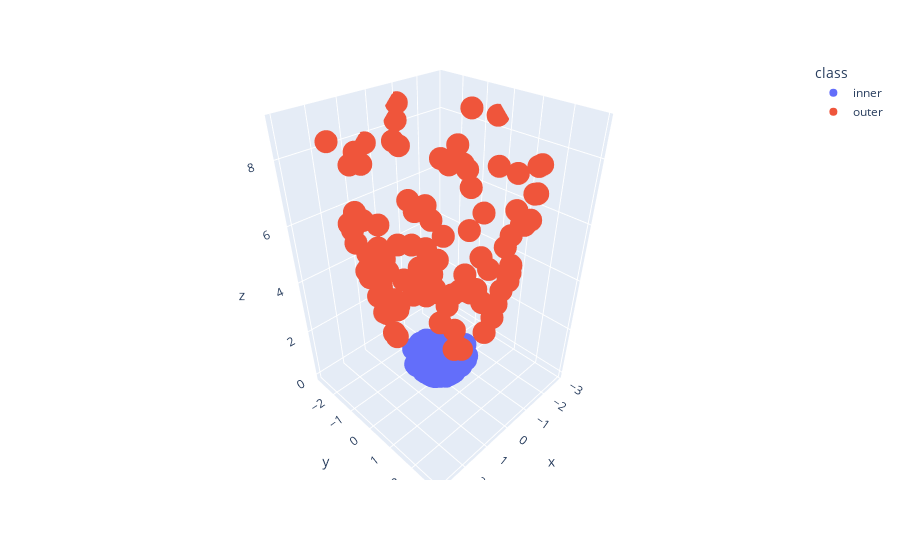

Source (notebook cell):
### Code cell
import plotly.express as px

z_inner = x_inner**2 + y_inner**2
z_outer = x_outer**2 + y_outer**2


df = pd.DataFrame({"x": x_inner, "y": y_inner, "z":z_inner})
df["class"] = "inner"

df_2 = pd.DataFrame({"x": x_outer, "y": y_outer, "z": z_outer})
df_2["class"] = "outer"

df = pd.concat([df, df_2])

fig = px.scatter_3d(df, "x", "y", "z", color="class")
fig.show()
